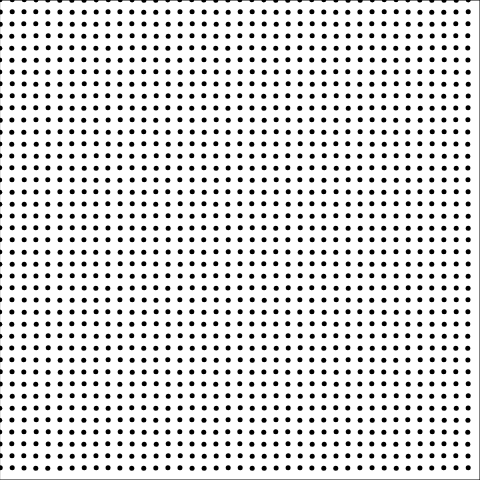
Frame 1 (no input)
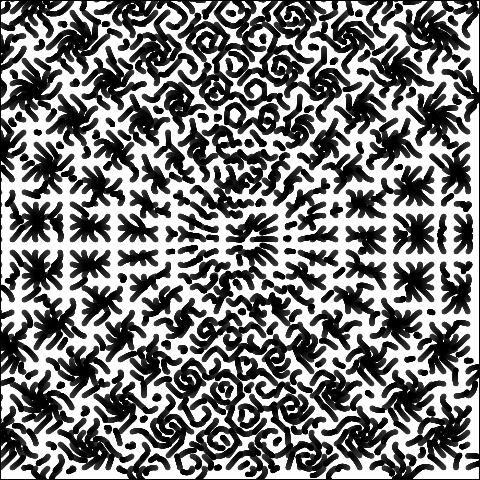
Frame 60 (no input)
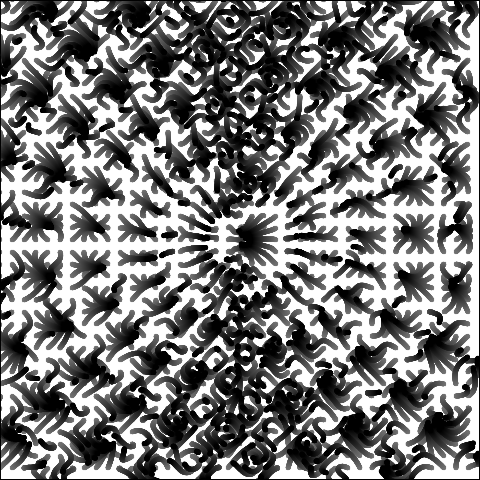
Frame 120 (the mouse pressed at the canvas centre since frame 60)

The p5.js sketch that drew these frames (run headless with seeded random() and noise() and a simulated clock; from frame 60 on, the mouse is pressed at the canvas centre):

// p5.js sketch
// ── sketch.js
var pos;

var resX = 40;
var resY = 40;

var lastTime = 0;

// 函数setup() ：准备阶段
function setup() 
{
	createCanvas(480,480);
	var gapX = width/resX;
	var gapY = height/resY;
	
	pos = new Array();
	for(var i=0;i<resX;i++)
	{
		pos[i] = new Array();
		for(var j=0;j<resY;j++)
		{
			pos[i][j] = createVector((i-resX/2)*gapX,(j-resY/2)*gapY);
		}
	}

	lastTime = getTime();
	//lastTime = 0.0;
}

// 函数draw()：作画阶段
function draw() {
	
	fill(255,1);
	rect(0,0,width,height);

	var tNow = getTime(); // 当前时刻
	var dt = tNow - lastTime; // 时差

	//var dx = y * dt;
	//var dy = x * dt;
	for(var i=0;i<resX;i++)
	{
		for(var j=0;j<resY;j++)
		{
			pos[i][j] = updatePos6(pos[i][j],dt);
			drawBall(pos[i][j].x,pos[i][j].y);
		}
	}

	lastTime = tNow;// 记录时刻
}

function updatePos(p,dt)
{
	var dx = p.y * dt;
	var dy = p.x * dt;
	p.x += dx;
	p.y += dy;
	return p;
}

function updatePos2(p,dt)
{
	var dx = sin(0.1*p.y) * p.y * dt;
	var dy = cos(0.1*p.x) * p.x * dt;
	p.x += dx;
	p.y += dy;
	return p;
}

function updatePos3(p,dt)
{
	var dx = sin(0.1*p.y*p.y) * p.x * dt;
	var dy = cos(0.1*p.x*p.x) * p.y * dt;
	p.x += dx;
	p.y += dy;
	return p;
}

function updatePos4(p,dt)
{
	var dx = 10*sin(0.1*p.y)  * dt;
	var dy = 10*cos(0.1*p.x)  * dt;
	p.x += dx;
	p.y += dy;
	return p;
}

function updatePos4(p,dt)
{
	var dx = 15*sin(0.1*p.y)  * dt;
	var dy = 15*cos(0.1*p.x)  * dt;
	p.x += dx;
	p.y += dy;
	return p;
}

function updatePos5(p,dt)
{
	var radius = p.mag();
	var thetaRad = p.heading();
	var dx = 15*sin(0.1*radius)  * dt;
	var dy = 15*cos(8*thetaRad)  * dt;
	p.x += dx;
	p.y += dy;
	return p;
}

function updatePos6(p,dt)
{
	var tNow = getTime();
	var radius = p.mag();
	var thetaRad = p.heading();
	var dx = 15*sin(0.12*radius + 5*sin(0.3*tNow)) * dt;
	var dy = 15*cos(24*thetaRad - 4*cos(0.4*tNow)) * dt;
	p.x += dx;
	p.y += dy;
	return p;
}

function drawBall(x,y)
{
	push();
	translate(width/2,height/2);
	translate(x,y);
	scale(50,50);
	fill(0);// 填充白色
	noStroke();
	ellipse(0,0,0.1,0.1); // 画圆形
	pop();
}


function getTime()
{
	return millis()/1000;
}
